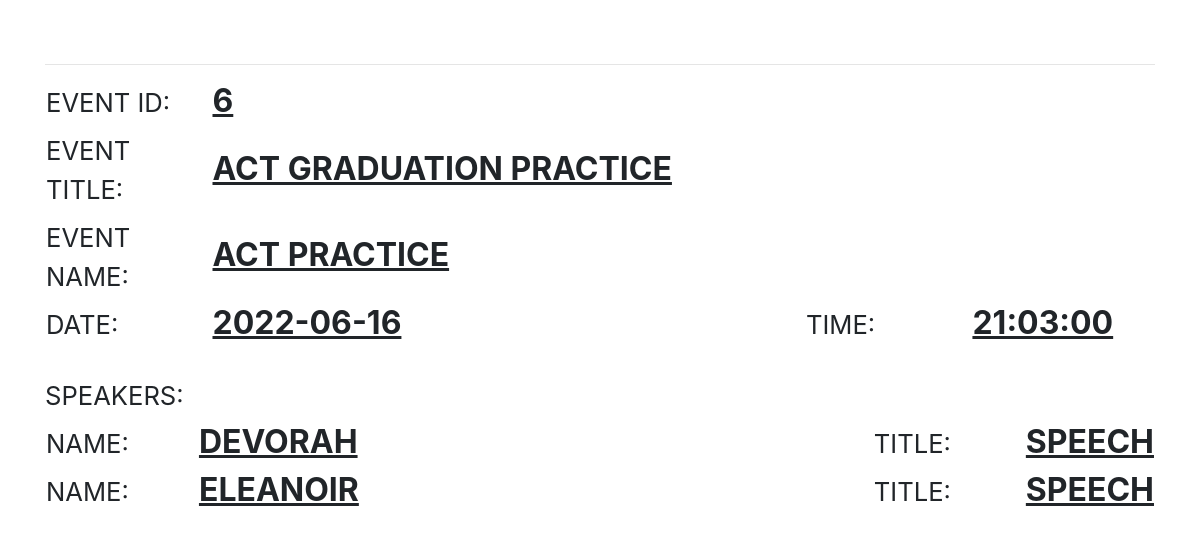
Screenshot of /eventQR.php?id=6 with the database file from the repository.
### tables this page shows
CREATE TABLE `tblevent` (
  `event_id` int(11) NOT NULL,
  `event_title` varchar(300) NOT NULL,
  `date` date NOT NULL,
  `venue` varchar(300) NOT NULL,
  `time` time NOT NULL,
  `event_name` varchar(300) NOT NULL,
  `attendanceStatus` varchar(20) NOT NULL
);

CREATE TABLE `tbleventdetails` (
  `EventDetailsId` int(11) NOT NULL,
  `EventId` int(11) NOT NULL,
  `SpeakerName` varchar(300) NOT NULL,
  `Title` varchar(300) NOT NULL
);

### eventQR.php (the view, shortened to what this page needs)
<!DOCTYPE html>
<html lang="en">
<head>
    <link rel="stylesheet" href="/CanoEMS/assets/css/bootstrap/css/bootstrap.min.css">
    <link rel="stylesheet" href="/CanoEMS/assets/css/index.css">
</head>
<body>
    <?php
    $path = $_SERVER['DOCUMENT_ROOT'];
    include_once($path . "/CanoEMS/db/config.php");
    $event_id = $_GET["id"];
    $resultEventM = mysqli_query($db, "SELECT * FROM `tblevent` where event_id = " . $event_id);
    $resultEventMData = mysqli_fetch_all($resultEventM, MYSQLI_ASSOC);
    $resultEventDetails = mysqli_query($db, "SELECT * FROM `tbleventdetails` where EventId = " . $event_id);
    ?>
    <div class="container">
        <div class="row">
            <div class="col-sm-12 mt-5">
                <hr>
                <table width="100%">
                        <tr>
                            <td width="15%">
                                 <h2><small>EVENT ID:</small></h2>
                            </td>
                            <td style="text-align:left; width:'70%'">
                                  <h2><u><b><?= $resultEventMData[0]["event_id"] ?></b></u></h2>
                            </td>
                        </tr>
                        <tr>
                            <td width="15%">
                                 <h2><small>EVENT TITLE:</small></h2>
                            </td>
                            <td style="text-align:left; width:'70%'">
                                  <h2><u><b><?= $resultEventMData[0]["event_title"] ?></b></u></h2>
                            </td>
                        </tr>
                        <tr>
                            <td width="15%">
                                 <h2><small>EVENT NAME:</small></h2>
                            </td>
                            <td style="text-align:left; width:'70%'">
                                  <h2><u><b><?= $resultEventMData[0]["event_name"] ?></b></u></h2>
                            </td>
                        </tr>
                        <tr>
                            <td width="15%">
                                 <h2><small>DATE:</small></h2>
                            </td>
                            <td style="text-align:left; width:'70%'">
                                  <h2><u><b><?= $resultEventMData[0]["date"] ?></b></u></h2>
                            </td>
                            <td width="15%">
                                 <h2><small>TIME:</small></h2>
                            </td>
                            <td style="text-align:left; width:'70%'">
                                  <h2><u><b><?= $resultEventMData[0]["time"] ?></b></u></h2>
                            </td>
                        </tr>
                </table><br>
                <h2><small>SPEAKERS:</small></h2>
                <table>
                    <?php
                        while($row = $resultEventDetails->fetch_assoc()) {
                            echo "
                            <tr>
                                <td width='15%' ref='" . $row['SpeakerName'] . "'><h2><small>NAME:</h2></small></td>
                                <td width='70%' ref='" . $row['SpeakerName'] . "'><h2><u><b>" . $row['SpeakerName'] . "</b></u></h2></td>
                                <td width='15%' ref='" . $row['Title'] . "'><h2><small>TITLE:</h2></small></td>
                                <td width='70%' ref='" . $row['Title'] . "'><h2><u><b>" . $row['Title'] . "</b></u></h2></td>
                            </tr>";
                        };
                    ?>
                </table>
            </div>
        </div>
    </div>
</body>
</html>

### rows the page displays
tblevent: event_id "6", event_title "ACT GRADUATION PRACTICE", event_name "ACT PRACTICE", date "2022-06-16", time "21:03:00"
tbleventdetails: SpeakerName "DEVORAH", Title "SPEECH"
tbleventdetails: SpeakerName "ELEANOIR", Title "SPEECH"
